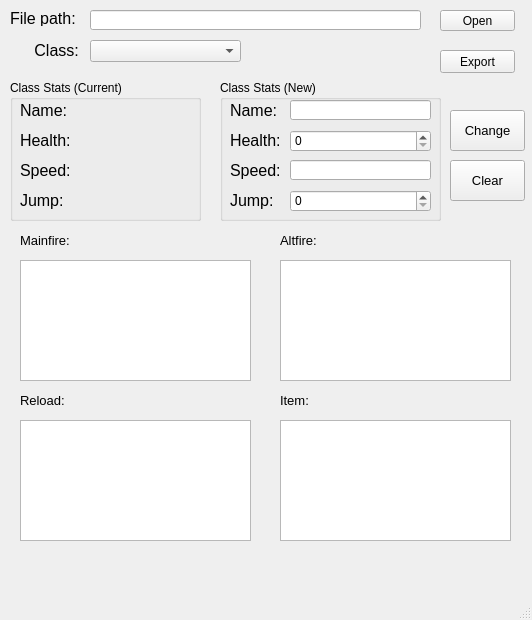
<?xml version="1.0" encoding="UTF-8"?>
<ui version="4.0">
 <class>MainWindow</class>
 <widget class="QMainWindow" name="MainWindow">
  <property name="geometry">
   <rect>
    <x>0</x>
    <y>0</y>
    <width>532</width>
    <height>620</height>
   </rect>
  </property>
  <property name="minimumSize">
   <size>
    <width>532</width>
    <height>620</height>
   </size>
  </property>
  <property name="maximumSize">
   <size>
    <width>532</width>
    <height>620</height>
   </size>
  </property>
  <property name="windowTitle">
   <string>Class Help manager</string>
  </property>
  <property name="locale">
   <locale language="English" country="UnitedStates"/>
  </property>
  <property name="tabShape">
   <enum>QTabWidget::Rounded</enum>
  </property>
  <widget class="QWidget" name="centralwidget">
   <widget class="QLabel" name="labFile">
    <property name="geometry">
     <rect>
      <x>10</x>
      <y>10</y>
      <width>81</width>
      <height>16</height>
     </rect>
    </property>
    <property name="font">
     <font>
      <pointsize>12</pointsize>
     </font>
    </property>
    <property name="text">
     <string>File path:</string>
    </property>
   </widget>
   <widget class="QLineEdit" name="txtFilePath">
    <property name="geometry">
     <rect>
      <x>90</x>
      <y>10</y>
      <width>331</width>
      <height>20</height>
     </rect>
    </property>
    <property name="font">
     <font>
      <pointsize>10</pointsize>
     </font>
    </property>
   </widget>
   <widget class="QPushButton" name="btnOpenFile">
    <property name="geometry">
     <rect>
      <x>440</x>
      <y>10</y>
      <width>75</width>
      <height>21</height>
     </rect>
    </property>
    <property name="text">
     <string>Open</string>
    </property>
   </widget>
   <widget class="QGroupBox" name="grpbStats">
    <property name="geometry">
     <rect>
      <x>10</x>
      <y>80</y>
      <width>191</width>
      <height>141</height>
     </rect>
    </property>
    <property name="title">
     <string>Class Stats (Current)</string>
    </property>
    <widget class="QLabel" name="lab_S_HP">
     <property name="geometry">
      <rect>
       <x>10</x>
       <y>50</y>
       <width>171</width>
       <height>21</height>
      </rect>
     </property>
     <property name="font">
      <font>
       <pointsize>12</pointsize>
      </font>
     </property>
     <property name="text">
      <string>Health: </string>
     </property>
    </widget>
    <widget class="QLabel" name="lab_S_SPD">
     <property name="geometry">
      <rect>
       <x>10</x>
       <y>80</y>
       <width>171</width>
       <height>21</height>
      </rect>
     </property>
     <property name="font">
      <font>
       <pointsize>12</pointsize>
      </font>
     </property>
     <property name="text">
      <string>Speed:</string>
     </property>
    </widget>
    <widget class="QLabel" name="lab_S_JMP">
     <property name="geometry">
      <rect>
       <x>10</x>
       <y>110</y>
       <width>171</width>
       <height>21</height>
      </rect>
     </property>
     <property name="font">
      <font>
       <pointsize>12</pointsize>
      </font>
     </property>
     <property name="text">
      <string>Jump: </string>
     </property>
    </widget>
    <widget class="QLabel" name="lab_S_NAM">
     <property name="geometry">
      <rect>
       <x>10</x>
       <y>20</y>
       <width>171</width>
       <height>21</height>
      </rect>
     </property>
     <property name="font">
      <font>
       <pointsize>12</pointsize>
      </font>
     </property>
     <property name="text">
      <string>Name: </string>
     </property>
    </widget>
   </widget>
   <widget class="QGroupBox" name="grpbNStats">
    <property name="geometry">
     <rect>
      <x>220</x>
      <y>80</y>
      <width>221</width>
      <height>141</height>
     </rect>
    </property>
    <property name="title">
     <string>Class Stats (New)</string>
    </property>
    <widget class="QLabel" name="lab_S_JMP_2">
     <property name="geometry">
      <rect>
       <x>10</x>
       <y>110</y>
       <width>51</width>
       <height>21</height>
      </rect>
     </property>
     <property name="font">
      <font>
       <pointsize>12</pointsize>
      </font>
     </property>
     <property name="text">
      <string>Jump: </string>
     </property>
    </widget>
    <widget class="QLabel" name="lab_S_SPD_2">
     <property name="geometry">
      <rect>
       <x>10</x>
       <y>80</y>
       <width>61</width>
       <height>21</height>
      </rect>
     </property>
     <property name="font">
      <font>
       <pointsize>12</pointsize>
      </font>
     </property>
     <property name="text">
      <string>Speed:</string>
     </property>
    </widget>
    <widget class="QLabel" name="lab_S_NAM_2">
     <property name="geometry">
      <rect>
       <x>10</x>
       <y>20</y>
       <width>51</width>
       <height>21</height>
      </rect>
     </property>
     <property name="font">
      <font>
       <pointsize>12</pointsize>
      </font>
     </property>
     <property name="text">
      <string>Name: </string>
     </property>
    </widget>
    <widget class="QLabel" name="lab_S_HP_2">
     <property name="geometry">
      <rect>
       <x>10</x>
       <y>50</y>
       <width>51</width>
       <height>21</height>
      </rect>
     </property>
     <property name="font">
      <font>
       <pointsize>12</pointsize>
      </font>
     </property>
     <property name="text">
      <string>Health: </string>
     </property>
    </widget>
    <widget class="QLineEdit" name="txtCName">
     <property name="geometry">
      <rect>
       <x>70</x>
       <y>20</y>
       <width>141</width>
       <height>20</height>
      </rect>
     </property>
    </widget>
    <widget class="QSpinBox" name="spnbHealth">
     <property name="geometry">
      <rect>
       <x>70</x>
       <y>50</y>
       <width>141</width>
       <height>22</height>
      </rect>
     </property>
     <property name="maximum">
      <number>30000</number>
     </property>
    </widget>
    <widget class="QSpinBox" name="spnbJump">
     <property name="geometry">
      <rect>
       <x>70</x>
       <y>110</y>
       <width>141</width>
       <height>22</height>
      </rect>
     </property>
    </widget>
    <widget class="QLineEdit" name="txtStrafeSPD">
     <property name="geometry">
      <rect>
       <x>70</x>
       <y>80</y>
       <width>141</width>
       <height>20</height>
      </rect>
     </property>
    </widget>
   </widget>
   <widget class="QPushButton" name="btnChange">
    <property name="geometry">
     <rect>
      <x>450</x>
      <y>110</y>
      <width>75</width>
      <height>41</height>
     </rect>
    </property>
    <property name="font">
     <font>
      <pointsize>10</pointsize>
     </font>
    </property>
    <property name="text">
     <string>Change</string>
    </property>
   </widget>
   <widget class="QLabel" name="labMain">
    <property name="geometry">
     <rect>
      <x>20</x>
      <y>230</y>
      <width>51</width>
      <height>21</height>
     </rect>
    </property>
    <property name="font">
     <font>
      <pointsize>10</pointsize>
     </font>
    </property>
    <property name="text">
     <string>Mainfire:</string>
    </property>
   </widget>
   <widget class="QTextEdit" name="txtMainfire">
    <property name="geometry">
     <rect>
      <x>20</x>
      <y>260</y>
      <width>231</width>
      <height>121</height>
     </rect>
    </property>
    <property name="readOnly">
     <bool>false</bool>
    </property>
    <property name="html">
     <string>&lt;!DOCTYPE HTML PUBLIC &quot;-//W3C//DTD HTML 4.0//EN&quot; &quot;http://www.w3.org/TR/REC-html40/strict.dtd&quot;&gt;
&lt;html&gt;&lt;head&gt;&lt;meta name=&quot;qrichtext&quot; content=&quot;1&quot; /&gt;&lt;style type=&quot;text/css&quot;&gt;
p, li { white-space: pre-wrap; }
&lt;/style&gt;&lt;/head&gt;&lt;body style=&quot; font-family:'MS Shell Dlg 2'; font-size:8.25pt; font-weight:400; font-style:normal;&quot;&gt;
&lt;p style=&quot;-qt-paragraph-type:empty; margin-top:0px; margin-bottom:0px; margin-left:0px; margin-right:0px; -qt-block-indent:0; text-indent:0px;&quot;&gt;&lt;br /&gt;&lt;/p&gt;&lt;/body&gt;&lt;/html&gt;</string>
    </property>
    <property name="tabStopWidth">
     <number>24</number>
    </property>
   </widget>
   <widget class="QLabel" name="labAltfire">
    <property name="geometry">
     <rect>
      <x>280</x>
      <y>230</y>
      <width>51</width>
      <height>21</height>
     </rect>
    </property>
    <property name="font">
     <font>
      <pointsize>10</pointsize>
     </font>
    </property>
    <property name="text">
     <string>Altfire:</string>
    </property>
   </widget>
   <widget class="QTextEdit" name="txtAltfire">
    <property name="geometry">
     <rect>
      <x>280</x>
      <y>260</y>
      <width>231</width>
      <height>121</height>
     </rect>
    </property>
    <property name="readOnly">
     <bool>false</bool>
    </property>
    <property name="html">
     <string>&lt;!DOCTYPE HTML PUBLIC &quot;-//W3C//DTD HTML 4.0//EN&quot; &quot;http://www.w3.org/TR/REC-html40/strict.dtd&quot;&gt;
&lt;html&gt;&lt;head&gt;&lt;meta name=&quot;qrichtext&quot; content=&quot;1&quot; /&gt;&lt;style type=&quot;text/css&quot;&gt;
p, li { white-space: pre-wrap; }
&lt;/style&gt;&lt;/head&gt;&lt;body style=&quot; font-family:'MS Shell Dlg 2'; font-size:8.25pt; font-weight:400; font-style:normal;&quot;&gt;
&lt;p style=&quot;-qt-paragraph-type:empty; margin-top:0px; margin-bottom:0px; margin-left:0px; margin-right:0px; -qt-block-indent:0; text-indent:0px;&quot;&gt;&lt;br /&gt;&lt;/p&gt;&lt;/body&gt;&lt;/html&gt;</string>
    </property>
    <property name="tabStopWidth">
     <number>24</number>
    </property>
   </widget>
   <widget class="QLabel" name="labITem">
    <property name="geometry">
     <rect>
      <x>280</x>
      <y>390</y>
      <width>51</width>
      <height>21</height>
     </rect>
    </property>
    <property name="font">
     <font>
      <pointsize>10</pointsize>
     </font>
    </property>
    <property name="text">
     <string>Item:</string>
    </property>
   </widget>
   <widget class="QTextEdit" name="txtItem">
    <property name="geometry">
     <rect>
      <x>280</x>
      <y>420</y>
      <width>231</width>
      <height>121</height>
     </rect>
    </property>
    <property name="readOnly">
     <bool>false</bool>
    </property>
    <property name="html">
     <string>&lt;!DOCTYPE HTML PUBLIC &quot;-//W3C//DTD HTML 4.0//EN&quot; &quot;http://www.w3.org/TR/REC-html40/strict.dtd&quot;&gt;
&lt;html&gt;&lt;head&gt;&lt;meta name=&quot;qrichtext&quot; content=&quot;1&quot; /&gt;&lt;style type=&quot;text/css&quot;&gt;
p, li { white-space: pre-wrap; }
&lt;/style&gt;&lt;/head&gt;&lt;body style=&quot; font-family:'MS Shell Dlg 2'; font-size:8.25pt; font-weight:400; font-style:normal;&quot;&gt;
&lt;p style=&quot;-qt-paragraph-type:empty; margin-top:0px; margin-bottom:0px; margin-left:0px; margin-right:0px; -qt-block-indent:0; text-indent:0px;&quot;&gt;&lt;br /&gt;&lt;/p&gt;&lt;/body&gt;&lt;/html&gt;</string>
    </property>
    <property name="tabStopWidth">
     <number>24</number>
    </property>
   </widget>
   <widget class="QPushButton" name="btnClear">
    <property name="geometry">
     <rect>
      <x>450</x>
      <y>160</y>
      <width>75</width>
      <height>41</height>
     </rect>
    </property>
    <property name="font">
     <font>
      <pointsize>10</pointsize>
     </font>
    </property>
    <property name="text">
     <string>Clear</string>
    </property>
   </widget>
   <widget class="QLabel" name="label">
    <property name="geometry">
     <rect>
      <x>30</x>
      <y>40</y>
      <width>51</width>
      <height>21</height>
     </rect>
    </property>
    <property name="font">
     <font>
      <pointsize>12</pointsize>
     </font>
    </property>
    <property name="text">
     <string> Class:</string>
    </property>
   </widget>
   <widget class="QComboBox" name="cmbClassList">
    <property name="geometry">
     <rect>
      <x>90</x>
      <y>40</y>
      <width>151</width>
      <height>22</height>
     </rect>
    </property>
   </widget>
   <widget class="QLabel" name="labReload">
    <property name="geometry">
     <rect>
      <x>20</x>
      <y>390</y>
      <width>51</width>
      <height>21</height>
     </rect>
    </property>
    <property name="font">
     <font>
      <pointsize>10</pointsize>
     </font>
    </property>
    <property name="text">
     <string>Reload:</string>
    </property>
   </widget>
   <widget class="QTextEdit" name="txtReload">
    <property name="geometry">
     <rect>
      <x>20</x>
      <y>420</y>
      <width>231</width>
      <height>121</height>
     </rect>
    </property>
    <property name="readOnly">
     <bool>false</bool>
    </property>
    <property name="html">
     <string>&lt;!DOCTYPE HTML PUBLIC &quot;-//W3C//DTD HTML 4.0//EN&quot; &quot;http://www.w3.org/TR/REC-html40/strict.dtd&quot;&gt;
&lt;html&gt;&lt;head&gt;&lt;meta name=&quot;qrichtext&quot; content=&quot;1&quot; /&gt;&lt;style type=&quot;text/css&quot;&gt;
p, li { white-space: pre-wrap; }
&lt;/style&gt;&lt;/head&gt;&lt;body style=&quot; font-family:'MS Shell Dlg 2'; font-size:8.25pt; font-weight:400; font-style:normal;&quot;&gt;
&lt;p style=&quot;-qt-paragraph-type:empty; margin-top:0px; margin-bottom:0px; margin-left:0px; margin-right:0px; -qt-block-indent:0; text-indent:0px;&quot;&gt;&lt;br /&gt;&lt;/p&gt;&lt;/body&gt;&lt;/html&gt;</string>
    </property>
    <property name="tabStopWidth">
     <number>24</number>
    </property>
   </widget>
   <widget class="QPushButton" name="btnExport">
    <property name="geometry">
     <rect>
      <x>440</x>
      <y>50</y>
      <width>75</width>
      <height>23</height>
     </rect>
    </property>
    <property name="text">
     <string>Export</string>
    </property>
   </widget>
  </widget>
  <widget class="QMenuBar" name="menubar">
   <property name="geometry">
    <rect>
     <x>0</x>
     <y>0</y>
     <width>532</width>
     <height>21</height>
    </rect>
   </property>
  </widget>
  <widget class="QStatusBar" name="statusbar"/>
 </widget>
 <resources/>
 <connections/>
</ui>
